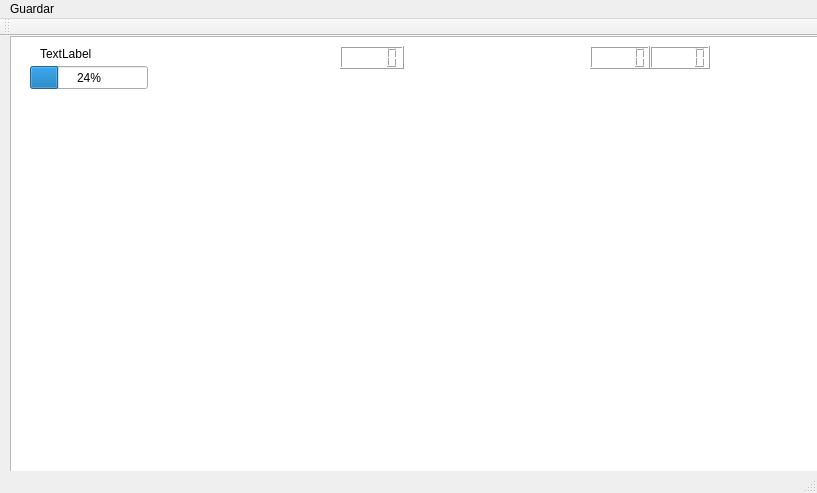
<?xml version="1.0" encoding="UTF-8"?>
<ui version="4.0">
 <class>MainWindow</class>
 <widget class="QMainWindow" name="MainWindow">
  <property name="geometry">
   <rect>
    <x>0</x>
    <y>0</y>
    <width>817</width>
    <height>493</height>
   </rect>
  </property>
  <property name="windowTitle">
   <string>MainWindow</string>
  </property>
  <widget class="QWidget" name="centralWidget">
   <widget class="QGraphicsView" name="graphicsView">
    <property name="geometry">
     <rect>
      <x>10</x>
      <y>0</y>
      <width>1350</width>
      <height>650</height>
     </rect>
    </property>
    <property name="styleSheet">
     <string notr="true">background-image: url(:/imagenes/escena2.png);</string>
    </property>
   </widget>
   <widget class="QLCDNumber" name="lcdNumber">
    <property name="geometry">
     <rect>
      <x>590</x>
      <y>10</y>
      <width>60</width>
      <height>23</height>
     </rect>
    </property>
   </widget>
   <widget class="QLCDNumber" name="lcdNumber_2">
    <property name="geometry">
     <rect>
      <x>650</x>
      <y>10</y>
      <width>60</width>
      <height>23</height>
     </rect>
    </property>
   </widget>
   <widget class="QLabel" name="label">
    <property name="geometry">
     <rect>
      <x>40</x>
      <y>10</y>
      <width>59</width>
      <height>15</height>
     </rect>
    </property>
    <property name="text">
     <string>TextLabel</string>
    </property>
   </widget>
   <widget class="QLabel" name="label_2">
    <property name="geometry">
     <rect>
      <x>1200</x>
      <y>10</y>
      <width>59</width>
      <height>15</height>
     </rect>
    </property>
    <property name="text">
     <string>TextLabel</string>
    </property>
   </widget>
   <widget class="QProgressBar" name="progressBar">
    <property name="geometry">
     <rect>
      <x>30</x>
      <y>30</y>
      <width>118</width>
      <height>23</height>
     </rect>
    </property>
    <property name="value">
     <number>24</number>
    </property>
   </widget>
   <widget class="QProgressBar" name="progressBar_2">
    <property name="geometry">
     <rect>
      <x>1200</x>
      <y>30</y>
      <width>118</width>
      <height>23</height>
     </rect>
    </property>
    <property name="value">
     <number>24</number>
    </property>
   </widget>
   <widget class="QPushButton" name="pushButton">
    <property name="geometry">
     <rect>
      <x>10</x>
      <y>590</y>
      <width>80</width>
      <height>23</height>
     </rect>
    </property>
    <property name="text">
     <string>Bomba</string>
    </property>
   </widget>
   <widget class="QPushButton" name="pushButton_2">
    <property name="geometry">
     <rect>
      <x>90</x>
      <y>590</y>
      <width>80</width>
      <height>23</height>
     </rect>
    </property>
    <property name="text">
     <string>Rocket</string>
    </property>
   </widget>
   <widget class="QPushButton" name="pushButton_3">
    <property name="geometry">
     <rect>
      <x>170</x>
      <y>590</y>
      <width>80</width>
      <height>23</height>
     </rect>
    </property>
    <property name="text">
     <string>Bala</string>
    </property>
   </widget>
   <widget class="QLCDNumber" name="lcdNumber_3">
    <property name="geometry">
     <rect>
      <x>340</x>
      <y>10</y>
      <width>64</width>
      <height>23</height>
     </rect>
    </property>
   </widget>
  </widget>
  <widget class="QMenuBar" name="menuBar">
   <property name="geometry">
    <rect>
     <x>0</x>
     <y>0</y>
     <width>817</width>
     <height>20</height>
    </rect>
   </property>
   <widget class="QMenu" name="menuGuardar">
    <property name="title">
     <string>Guardar</string>
    </property>
    <addaction name="actionGuardar"/>
   </widget>
   <addaction name="menuGuardar"/>
  </widget>
  <widget class="QToolBar" name="mainToolBar">
   <attribute name="toolBarArea">
    <enum>TopToolBarArea</enum>
   </attribute>
   <attribute name="toolBarBreak">
    <bool>false</bool>
   </attribute>
  </widget>
  <widget class="QStatusBar" name="statusBar"/>
  <action name="actionGuardar">
   <property name="text">
    <string>Guardar</string>
   </property>
  </action>
 </widget>
 <layoutdefault spacing="6" margin="11"/>
 <resources/>
 <connections/>
</ui>
